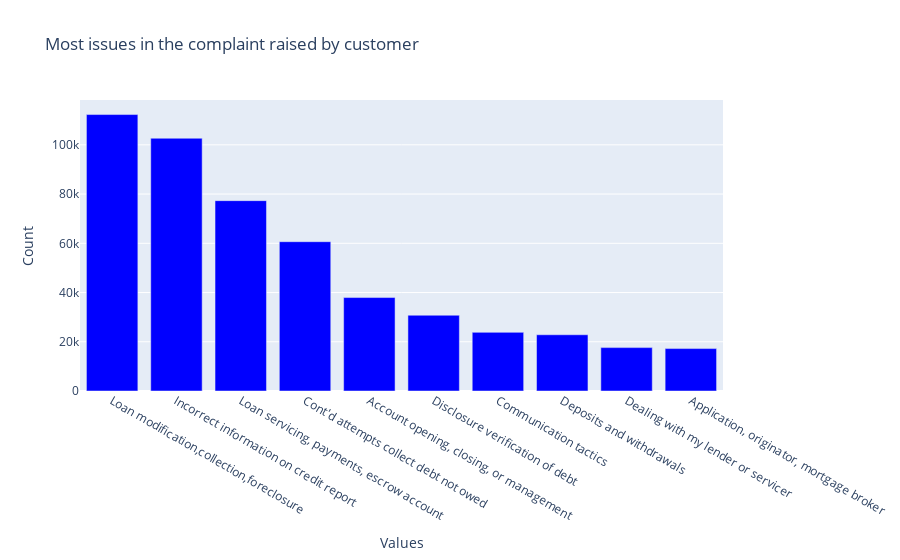

Here is the notebook cell this chart was saved with:
### Code cell
# Calculate the value counts
issue_value_counts = new_df["Issue"].value_counts()[:10]

# Create a bar graph
fig = go.Figure(data=go.Bar(
    x=issue_value_counts.index,
    y=issue_value_counts.values,
    marker_color='blue'  # Customize the color as desired
))

# Add axis labels and title
fig.update_layout(
    xaxis_title='Values',
    yaxis_title='Count',
    title="Most issues in the complaint raised by customer"
)

# Show the plot
fig.show()

### Figure 1 — Plotly figure (JSON) as saved in the notebook; plotly's stock layout.template omitted (floating-point values rounded to 4 significant figures)
{"data": [{"marker": {"color": "blue"}, "type": "bar", "x": ["Loan modification,collection,foreclosure", "Incorrect information on credit report", "Loan servicing, payments, escrow account", "Cont'd attempts collect debt not owed", "Account opening, closing, or management", "Disclosure verification of debt", "Communication tactics", "Deposits and withdrawals", "Dealing with my lender or servicer", "Application, originator, mortgage broker"], "y": [112306, 102684, 77329, 60654, 37961, 30785, 23828, 22851, 17622, 17229]}], "layout": {"title": {"text": "Most issues in the complaint raised by customer"}, "xaxis": {"title": {"text": "Values"}}, "yaxis": {"title": {"text": "Count"}}}}
